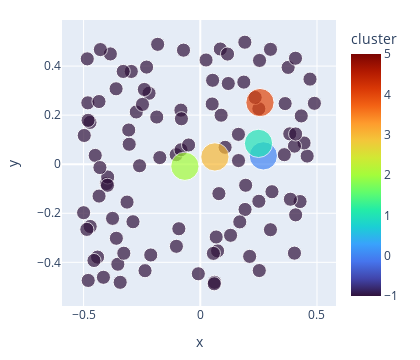

Here is the notebook cell this chart was saved with:
### Markdown cell above
We'll start with a bunch of data points shown as small dark circles below, and a set of $k$ "centroids" shown by the large colored circles.  (They're not actually "centroids" yet but we'll get there).

### Code cell
#| code-fold: true
#| code-summary: "Show the code"
#| label: fig-kmeans-init
#| fig-cap: "Initial state of k-Means, showing data without any 'membership' (dark dots) and random centroid locations (large colored dots)"
# lots of imports to try to get the plotly plots and animations to show!
import plotly.io as pio
pio.renderers.default='notebook'
import plotly.express as px 
from plotly.offline import plot, iplot, init_notebook_mode
import plotly.graph_objs as go
init_notebook_mode(connected=True)


ndim = 2  # easier to do in 2d at first
npoints = 100
np.random.seed(1)
datak = DATA_MIN + (DATA_MAX-DATA_MIN)*np.random.rand(npoints, ndim)   # make up some random data points

k = 5        # k-Means parameter: number of clusters

# start with random centroids
centroids = DATA_MIN + 0.2+0.6*(DATA_MAX-DATA_MIN)*np.random.rand(k, ndim) # don't let the starting centroids be on the far edges of the plot
orig_centroids = centroids.copy() # save these for later when we'll make a movie


def plot_kmeans(data, centroids, cluster_memb=None): # we'll leave a way to color the data points
    all_data = np.concatenate((data,centroids))
    is_centroid = np.array( [1 if i >= npoints else 0 for i in range(all_data.shape[0])] , np.newaxis)
    sizes = is_centroid*3 + 1
    cs = cluster_memb if cluster_memb is not None else -1+np.zeros( (data.shape[0],1) ,dtype=int) 
    cs = np.append(cs, range(k)) # add the centroids
    plot_data = np.column_stack( (all_data, sizes, cs) )
    columns = ['x','y','sizes','cluster']
    df = pd.DataFrame( plot_data,  columns=columns)
    fig = px.scatter(df, x="x", y="y", color='cluster', size='sizes',  range_color=(-1,k),
            width=420, height=360, color_continuous_scale='Turbo')
    fig.update_layout(margin=dict(l=20, r=20, t=20, b=20),)#template='plotly_dark',)
    return fig

plot_kmeans(datak, centroids)

### Figure 1 — Plotly figure (JSON) as saved in the notebook; plotly's stock layout.template omitted (floating-point values rounded to 4 significant figures)
{"data": [{"hovertemplate": "x=%{x}<br>y=%{y}<br>sizes=%{marker.size}<br>cluster=%{marker.color}<extra></extra>", "legendgroup": "", "marker": {"color": [-1, -1, -1, -1, -1, -1, -1, -1, -1, -1, -1, -1, -1, -1, -1, -1, -1, -1, -1, -1, -1, -1, -1, -1, -1, -1, -1, -1, -1, -1, -1, -1, -1, -1, -1, -1, -1, -1, -1, -1, -1, -1, -1, -1, -1, -1, -1, -1, -1, -1, -1, -1, -1, -1, -1, -1, -1, -1, -1, -1, -1, -1, -1, -1, -1, -1, -1, -1, -1, -1, -1, -1, -1, -1, -1, -1, -1, -1, -1, -1, -1, -1, -1, -1, -1, -1, -1, -1, -1, -1, -1, -1, -1, -1, -1, -1, -1, -1, -1, -1, 0, 1, 2, 3, 4], "coloraxis": "coloraxis", "size": [1, 1, 1, 1, 1, 1, 1, 1, 1, 1, 1, 1, 1, 1, 1, 1, 1, 1, 1, 1, 1, 1, 1, 1, 1, 1, 1, 1, 1, 1, 1, 1, 1, 1, 1, 1, 1, 1, 1, 1, 1, 1, 1, 1, 1, 1, 1, 1, 1, 1, 1, 1, 1, 1, 1, 1, 1, 1, 1, 1, 1, 1, 1, 1, 1, 1, 1, 1, 1, 1, 1, 1, 1, 1, 1, 1, 1, 1, 1, 1, 1, 1, 1, 1, 1, 1, 1, 1, 1, 1, 1, 1, 1, 1, 1, 1, 1, 1, 1, 1, 4, 4, 4, 4, 4], "sizemode": "area", "sizeref": 0.01, "symbol": "circle"}, "mode": "markers", "name": "", "orientation": "v", "showlegend": false, "type": "scatter", "x": [-0.08298, -0.4999, -0.3532, -0.3137, -0.1032, -0.08081, -0.2955, -0.4726, -0.0827, -0.3596, 0.3007, -0.1866, 0.3764, -0.415, -0.3302, -0.4017, 0.4579, 0.1919, 0.1865, -0.4817, 0.4889, -0.2196, -0.3968, 0.4086, -0.2122, -0.4806, -0.2884, -0.008427, 0.07412, 0.08931, -0.3977, 0.1944, -0.45, 0.1638, 0.4446, 0.4034, -0.3607, -0.1023, 0.4275, 0.2508, 0.3833, 0.2509, -0.2301, -0.07191, 0.1634, -0.3853, -0.05009, -0.09186, 0.4034, -0.4971, -0.1734, 0.3859, 0.4085, -0.4842, 0.1909, -0.3277, 0.4326, -0.434, 0.2539, 0.2115, -0.4801, -0.4717, 0.36, 0.05282, -0.3758, 0.08576, 0.06103, 0.3006, 0.3071, 0.3635, 0.05624, -0.4401, -0.4554, -0.2743, 0.05972, -0.428, 0.0681, -0.2477, -0.3046, 0.47, -0.2602, 0.12, -0.3432, -0.43, 0.1063, -0.1826, 0.07975, 0.05095, 0.1692, -0.4337, 0.1297, 0.2528, -0.2397, -0.3066, 0.02467, -0.2367, 0.2351, 0.4078, -0.486, 0.1168, 0.2701, 0.2494, -0.066, 0.06259, 0.2557], "xaxis": "x", "y": [0.2203, -0.1977, -0.4077, -0.1544, 0.03882, 0.1852, 0.3781, 0.1705, 0.05869, -0.3019, 0.4683, 0.1923, 0.3946, -0.4609, 0.3781, -0.07889, 0.03317, -0.1845, 0.3346, 0.2501, 0.2482, 0.2893, -0.05211, -0.2064, -0.37, 0.1788, -0.2345, -0.4466, -0.3533, 0.1998, -0.08594, -0.08582, 0.0359, 0.01489, 0.08656, -0.3625, 0.3074, -0.3346, -0.1522, 0.226, 0.1237, -0.1511, 0.3959, 0.4648, 0.1217, 0.4495, 0.07839, -0.263, 0.07368, 0.1171, 0.02706, -0.1427, 0.1234, 0.4294, 0.4973, -0.3629, 0.1968, 0.2555, 0.423, -0.3757, -0.4738, -0.2538, 0.03883, 0.342, -0.2208, 0.4696, -0.4814, -0.267, -0.1121, 0.2471, -0.3635, -0.3787, -0.3925, 0.213, -0.4874, 0.4673, -0.2967, 0.2438, 0.08136, 0.3468, -0.00623, 0.329, -0.4814, -0.01365, 0.06885, 0.4886, -0.1199, 0.2453, -0.2351, -0.1299, -0.2898, -0.4335, 0.3048, 0.1395, 0.4248, -0.434, 0.2722, 0.432, -0.2656, 0.449, 0.03399, 0.08494, -0.008406, 0.02973, 0.2512], "yaxis": "y"}], "layout": {"coloraxis": {"cmax": 5, "cmin": -1, "colorbar": {"title": {"text": "cluster"}}, "colorscale": [[0, "#30123b"], [0.07143, "#4145ab"], [0.1429, "#4675ed"], [0.2143, "#39a2fc"], [0.2857, "#1bcfd4"], [0.3571, "#24eca6"], [0.4286, "#61fc6c"], [0.5, "#a4fc3b"], [0.5714, "#d1e834"], [0.6429, "#f3c63a"], [0.7143, "#fe9b2d"], [0.7857, "#f36315"], [0.8571, "#d93806"], [0.9286, "#b11901"], [1, "#7a0402"]]}, "height": 360, "legend": {"itemsizing": "constant", "tracegroupgap": 0}, "margin": {"b": 20, "l": 20, "r": 20, "t": 20}, "width": 420, "xaxis": {"anchor": "y", "autorange": true, "domain": [0, 1], "range": [-0.5934, 0.5823], "title": {"text": "x"}, "type": "linear"}, "yaxis": {"anchor": "x", "autorange": true, "domain": [0, 1], "range": [-0.5778, 0.5877], "title": {"text": "y"}, "type": "linear"}}}
